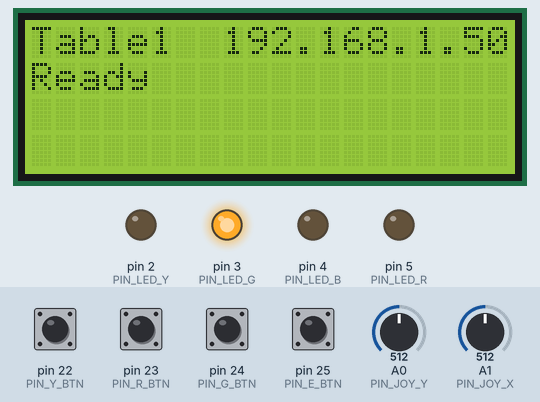
This sketch was run on a simulated Arduino Mega 2560, built with avr-gcc and run on an emulated ATmega2560. Shown: 20×4 character LCD, output pins drawn as LEDs (lit = HIGH). The inputs (shaded band) are chosen by the test bench; at power-on: pin 22 (PIN_Y_BTN), pin 23 (PIN_R_BTN), pin 24 (PIN_G_BTN), pin 25 (PIN_E_BTN) HIGH, A0 (PIN_JOY_Y) = 512, A1 (PIN_JOY_X) = 512. WiFi joins after 1.5 s; servers stay silent unless stated; what the sketch prints to the serial monitor is not drawn.

Above: at 3.7 s.
3.8 s: A0 (PIN_JOY_Y) set to 535
5.3 s: A0 (PIN_JOY_Y) set to 566
At 6.5 s:
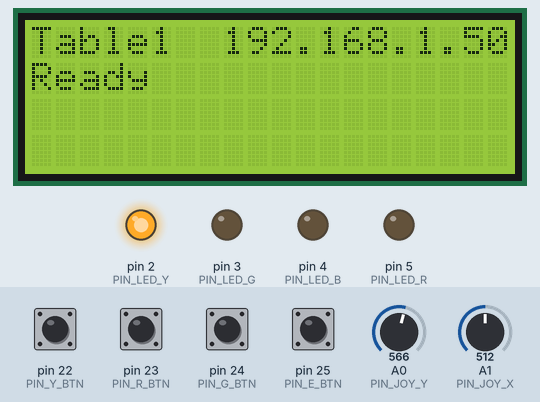
6.8 s: pin 25 (PIN_E_BTN) pulled LOW for 0.15 s
At 6.87 s:
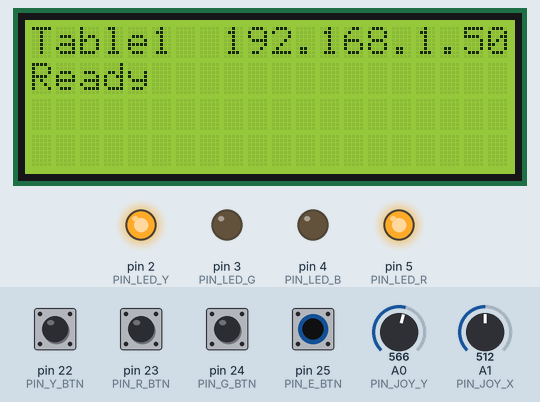
Timing chart, 0 to 9.8 s (numbered marks = the images above; inputs shaded):
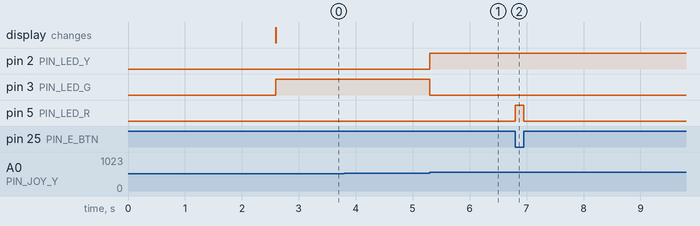

The sketch:

control.ino
```cpp
#include <SPI.h>
#include <Ethernet.h>
#include <EthernetUDP.h>
#include <Wire.h>
#include <LiquidCrystal_I2C.h>

const int TABLE_NUM = 1;
const int REMOTE_NUM = 1;          // номер пульта (1..4)

const int PIN_Y_BTN = 22;   // жёлтая - смена манипулятора
const int PIN_R_BTN = 23;   // красная - слой назад
const int PIN_G_BTN = 24;   // зелёная - слой вперёд
const int PIN_E_BTN = 25;   // аварийная

const int PIN_JOY_X = A1;
const int PIN_JOY_Y = A0;

const int PIN_LED_Y = 2;
const int PIN_LED_G = 3;
const int PIN_LED_B = 4;
const int PIN_LED_R = 5;

byte mac[] = { 0xDE, 0xAD, 0xBE, 0xEF, 0xFE, 0x00 }; // последний байт будет заменён
IPAddress server(192, 168, 0, 100);
const unsigned int SERVER_PORT = 8888;
const unsigned int LOCAL_PORT = 8890;

EthernetUDP Udp;
LiquidCrystal_I2C lcd(0x27, 20, 4);
char device_id[20];                // "ID:T<таблица>:PT:N<пульт>"

unsigned long lastStatusSend = 0;
const unsigned long STATUS_INTERVAL = 100;

int lastY = 1, lastR = 1, lastG = 1, lastE = 1; // для edge detection (PULLUP = 1 когда отпущена)

void setup() {
  pinMode(PIN_Y_BTN, INPUT_PULLUP);
  pinMode(PIN_R_BTN, INPUT_PULLUP);
  pinMode(PIN_G_BTN, INPUT_PULLUP);
  pinMode(PIN_E_BTN, INPUT_PULLUP);

  pinMode(PIN_LED_R, OUTPUT);
  pinMode(PIN_LED_Y, OUTPUT);
  pinMode(PIN_LED_G, OUTPUT);
  pinMode(PIN_LED_B, OUTPUT);

  Serial.begin(9600);

  // Формируем идентификатор пульта
  sprintf(device_id, "ID:T%d:PT:N%d", TABLE_NUM, REMOTE_NUM);

  // Последний байт MAC для пультов (9..12)
  mac[5] = 9 + (REMOTE_NUM - 1);   // 1 → 0x09, 2 → 0x0A, 3 → 0x0B, 4 → 0x0C

  Ethernet.begin(mac);
  delay(1000);
  Udp.begin(LOCAL_PORT);

  lcd.init();
  lcd.backlight();
  lcd.clear();

  IPAddress ip = Ethernet.localIP();
  String ipStr = String(ip[0])+"."+String(ip[1])+"."+String(ip[2])+"."+String(ip[3]);

  lcd.setCursor(0, 0);
  lcd.print("Table"); lcd.print(TABLE_NUM);
  lcd.setCursor(20 - ipStr.length(), 0);
  lcd.print(ipStr);

  lcd.setCursor(0, 1);
  lcd.print("Ready");

  Serial.println("Remote started");
  sendRegistration();
}

void sendRegistration() {
  Udp.beginPacket(server, SERVER_PORT);
  Udp.write(device_id);
  Udp.endPacket();
}

void sendSpecial(const char* cmd) {
  Udp.beginPacket(server, SERVER_PORT);
  Udp.write(cmd);
  Udp.endPacket();
  Serial.print("Special sent: "); Serial.println(cmd);
}

void sendStatus() {
  int e = digitalRead(PIN_E_BTN);
  int r = !digitalRead(PIN_R_BTN);
  int y = !digitalRead(PIN_Y_BTN);
  int g = !digitalRead(PIN_G_BTN);
  int jx = analogRead(PIN_JOY_X);
  int jy = analogRead(PIN_JOY_Y);

  String status = "T" + String(TABLE_NUM) + ":PT:N" + String(REMOTE_NUM) +
                  ":E" + String(e) + ":R" + String(r) + ":Y" + String(y) +
                  ":G" + String(g) + ":JX" + String(jx) + ":JY" + String(jy);

  Udp.beginPacket(server, SERVER_PORT);
  Udp.write(status.c_str());
  Udp.endPacket();
}

void setLED(char color, int state) { /* как было */
  // ... (оставил твой оригинальный setLED)
  int pin = -1;
  if (color == 'R') pin = PIN_LED_R;
  else if (color == 'Y') pin = PIN_LED_Y;
  else if (color == 'G') pin = PIN_LED_G;
  else if (color == 'B') pin = PIN_LED_B;
  if (pin != -1) digitalWrite(pin, state ? HIGH : LOW);
}

void setLCDLine(int row, String text) {
  if (row < 1 || row > 4) return;
  lcd.setCursor(0, row-1);
  for (int i=0; i<20; i++) lcd.print(' ');
  lcd.setCursor(0, row-1);
  lcd.print(text);
}

void updateLocalLEDs(int e, int jx, int jy) {
  bool emergency = (e == 0);
  bool moving = (abs(jx - 512) > 40 || abs(jy - 512) > 40);

  digitalWrite(PIN_LED_R, emergency ? HIGH : LOW);
  digitalWrite(PIN_LED_Y, moving ? HIGH : LOW);
  digitalWrite(PIN_LED_G, (!emergency && !moving) ? HIGH : LOW);
  // синий остаётся от сервера
}

void loop() {
  int packetSize = Udp.parsePacket();
  if (packetSize) {
    char buffer[64];
    int len = Udp.read(buffer, sizeof(buffer)-1);
    if (len > 0) {
      buffer[len] = '\0';
      String cmd = String(buffer);
      cmd.trim();

      if (cmd.length() == 2) {
        char color = cmd.charAt(0);
        int state = cmd.substring(1).toInt();
        setLED(color, state);
      }
      else if (cmd.startsWith("LCD")) {
        int first = cmd.indexOf(':');
        int second = cmd.indexOf(':', first + 1);
        if (second > first) {
          int row = cmd.substring(first + 1, second).toInt();
          String text = cmd.substring(second + 1);
          setLCDLine(row, text);
        }
      }
      else if (cmd == "CLR") {
        lcd.clear();
      }
      else if (cmd.startsWith("LAYER:")) {
        String l = cmd.substring(6);
        setLCDLine(3, "Layer: " + l);
      }
    }
  }

  // Edge detection + специальные команды
  int y = !digitalRead(PIN_Y_BTN);
  int r = !digitalRead(PIN_R_BTN);
  int g = !digitalRead(PIN_G_BTN);
  int e = digitalRead(PIN_E_BTN);
  int jx = analogRead(PIN_JOY_X);
  int jy = analogRead(PIN_JOY_Y);

  if (y && !lastY) sendSpecial("SWITCH_MP");
  if (r && !lastR) sendSpecial("LAYER_MINUS");
  if (g && !lastG) sendSpecial("LAYER_PLUS");

  lastY = y; lastR = r; lastG = g; lastE = e;

  updateLocalLEDs(e, jx, jy);

  if (millis() - lastStatusSend >= STATUS_INTERVAL) {
    sendStatus();
    lastStatusSend = millis();
  }
}
```

Measured:
- the behaviour switches between 552 and 553 on A0 (PIN_JOY_Y) (found by bisection; images 0 and 1)
- after the input at 3.8 s, every drawn part: stays the same
- after the input at 5.3 s, pin 2 (PIN_LED_Y): LOW → HIGH at once; pin 3 (PIN_LED_G): HIGH → LOW at once
- after the input at 6.8 s, pin 5 (PIN_LED_R): LOW → HIGH at once, → LOW 0.15 s later
